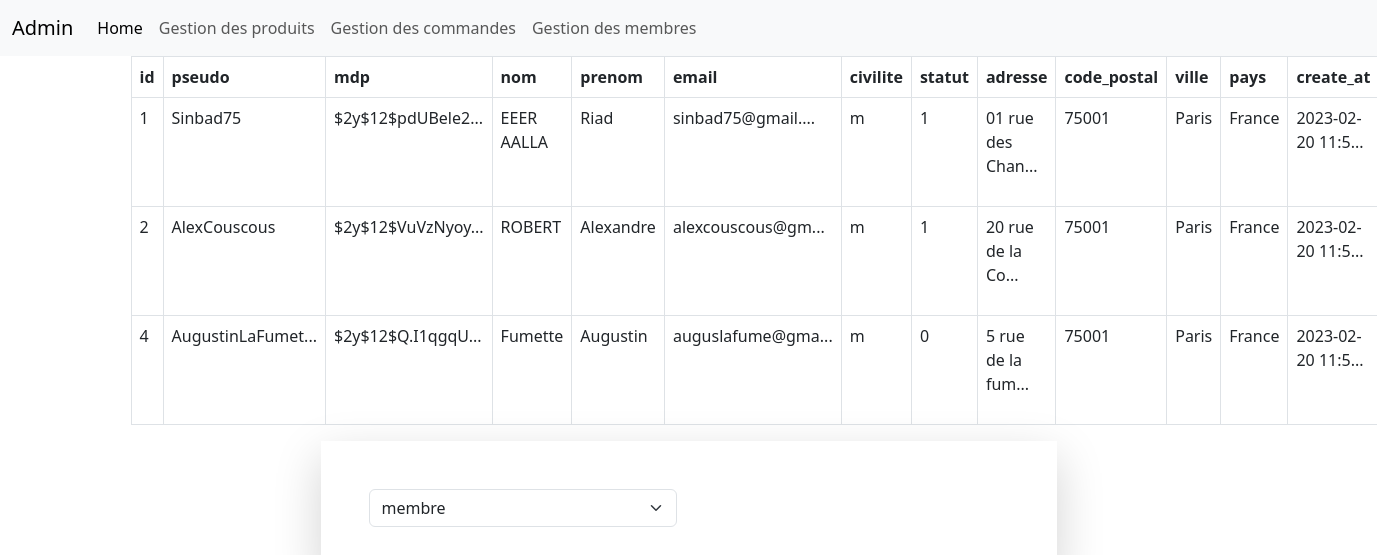
/admin/gestionMembres.php?action=show&id=1 (signed in), run on the app's committed database.
### tables this page shows
CREATE TABLE `membre` (
  `id` int(11) NOT NULL,
  `pseudo` varchar(100) NOT NULL,
  `mdp` varchar(100) NOT NULL,
  `nom` varchar(100) NOT NULL,
  `prenom` varchar(100) NOT NULL,
  `email` varchar(100) NOT NULL,
  `civilite` enum('m','f') NOT NULL,
  `statut` int(11) NOT NULL DEFAULT '0',
  `adresse` varchar(255) NOT NULL,
  `code_postal` int(5) UNSIGNED ZEROFILL NOT NULL,
  `ville` varchar(100) NOT NULL,
  `pays` varchar(100) NOT NULL,
  `create_at` timestamp NOT NULL DEFAULT CURRENT_TIMESTAMP
);

### admin/gestionMembres.php (the view, shortened to what this page needs)
<?php require_once '../include/init.php';
    $showTable = '';
    $reqMembres = $pdo->query("SELECT * FROM membre");
    if($reqMembres->rowCount() > 0){
        $showTable .= '<table class="table table-bordered"><thead><tr>';
        for($i = 0; $i < $reqMembres->columnCount(); $i++){
            $colonne = $reqMembres -> getColumnMeta($i);
            $showTable .= "<th>". $colonne['name'] . "</th>";
        }
        $showTable .= "<th>Actions</th>";
        $showTable .= "</tr></thead><tbody>";
        while($membre = $reqMembres->fetch(PDO::FETCH_ASSOC)){
            $showTable .= "<tr>";
            foreach($membre as $key => $value){
                if(strlen($value) > 15){
                    $value = substr($value,0,15) . '...';
                }else{
                    $value = substr($value,0,19);
                }
                $showTable .= "<td>$value</td>";
            }
            $showTable .= '<td>
                                <a href="gestionMembres.php?action=update&id=' . $membre['id'] . '" class="btn btn-secondary m-1">
                                <i class="bi bi-pencil-square"></i>
                                </a>
                                <a href="gestionMembres.php?action=show&id=' . $membre['id'] . '" class="btn btn-info m-1">
                                <i class="bi bi-bag-fill"></i>
                                </a>
                            </td>';
        }
        $showTable .= "</tbody></table>";
    }else{
        $showTable .= '<div class="alert alert-danger">Aucun membre enregistré.</div>';
    }
    if (isset($_GET['action']) && $_GET['action'] == 'show') {
        $reqMembres = $pdo->prepare("SELECT * FROM commande WHERE id_membre = :id");
        $reqMembres->bindValue(':id', $_GET['id'], PDO::PARAM_STR);
        if ($reqMembres->execute()) {
            $membreModif = $reqMembres->fetch(PDO::FETCH_ASSOC);
        }
    }
    $statut = (isset($membreModif['statut'])) ? $membreModif['statut'] : '';
?>
<?php require_once 'common/head.php'; ?>
    <div class="container">
        <?= $showTable ?>
        <div class="row">
            <div class="col-md-8 m-auto">
                <section class="shadow-lg p-5">
                <form action="" method="post" enctype="multipart/form-data">
                    <div class="row">
                        <div class="col-md-6">
                            <select class="form-select" name='statut'>
                                <option value='0' <?php if ($statut == "0") echo 'selected' ?>>membre</option>
                            </select>
                        </div>
                    <div class="d-grid gap-2 col-6 mx-auto">
                    </div>
                    </div>
                </form>
                </section>
            </div>
        </div>
    </div>
<?php require_once 'common/foot.php'; ?>

### data on the page
membre: id "1", pseudo "Sinbad75", mdp "$2y$12$pdUBele2...", nom "EEER AALLA", prenom "Riad", email "sinbad75@gmail....", civilite "m", statut "1", adresse "01 rue des Chan...", code_postal "75001", ville "Paris", pays "France", create_at "2023-02-20 11:5..."
membre: id "2", pseudo "AlexCouscous", mdp "$2y$12$VuVzNyoy...", nom "ROBERT", prenom "Alexandre", email "alexcouscous@gm...", civilite "m", statut "1", adresse "20 rue de la Co...", code_postal "75001", ville "Paris", pays "France", create_at "2023-02-20 11:5..."
membre: id "4", pseudo "AugustinLaFumet...", mdp "$2y$12$Q.I1qgqU...", nom "Fumette", prenom "Augustin", email "auguslafume@gma...", civilite "m", statut "0", adresse "5 rue de la fum...", code_postal "75001", ville "Paris", pays "France", create_at "2023-02-20 11:5..."

### other printed values
$colonne['name'] "id"
$colonne['name'] "pseudo"
$colonne['name'] "mdp"
$colonne['name'] "nom"
$colonne['name'] "prenom"
$colonne['name'] "email"
$colonne['name'] "civilite"
$colonne['name'] "statut"
$colonne['name'] "adresse"
$colonne['name'] "code_postal"
$colonne['name'] "ville"
$colonne['name'] "pays"
$colonne['name'] "create_at"
